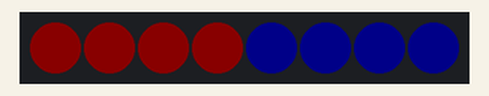
The sketch below on a simulated Arduino Uno, built with avr-gcc and run on an emulated ATmega328P. Shown: 8 RGB LEDs in strip order, left to right. Dim RGB values are drawn brighter than linear.

Above: at 0.15 s.
At 5.99 s:
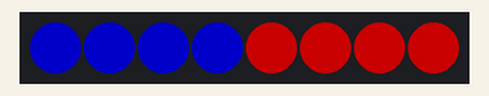
Timing chart, 0 to 40.0 s (numbered marks = the images above):
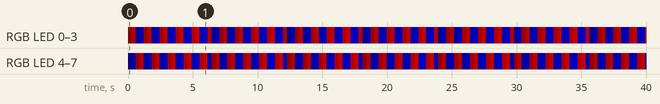

Measured:
- by itself, everything shown: repeats every 5.8 s, in 19 steps

The sketch:

09e_Neopixel_policja.ino
```cpp
#include <Adafruit_NeoPixel.h>

#define PIN 6 // Podłączenie do pin 6
#define NUM 8 // Ile diod ma nasz pasek

// Stworzenie instancji o nazwie pixels
Adafruit_NeoPixel pixels=Adafruit_NeoPixel(NUM,PIN,NEO_GRB+NEO_KHZ800);

void setup() {
  //Inicjalizacja biblioteki
  pixels.begin();
  //Ustawienie jasnosci na 10
  pixels.setBrightness(10);
}
int czas=30;

void loop() {
  for (int i=10; i<101; i=i+5){
    pixels.setBrightness(i);
    pixels.setPixelColor(0,255,0,0);
    pixels.setPixelColor(1,255,0,0);
    pixels.setPixelColor(2,255,0,0);
    pixels.setPixelColor(3,255,0,0);
    pixels.setPixelColor(4,0,0,255);
    pixels.setPixelColor(5,0,0,255);
    pixels.setPixelColor(6,0,0,255);
    pixels.setPixelColor(7,0,0,255);
    pixels.show();
    delay(czas);
  }
  for (int i=10; i<101; i=i+5){
    pixels.setBrightness(i);
    pixels.setPixelColor(0,0,0,255);
    pixels.setPixelColor(1,0,0,255);
    pixels.setPixelColor(2,0,0,255);
    pixels.setPixelColor(3,0,0,255);
    pixels.setPixelColor(4,255,0,0);
    pixels.setPixelColor(5,255,0,0);
    pixels.setPixelColor(6,255,0,0);
    pixels.setPixelColor(7,255,0,0);
    pixels.show();
    delay(czas);
  }
}
```
